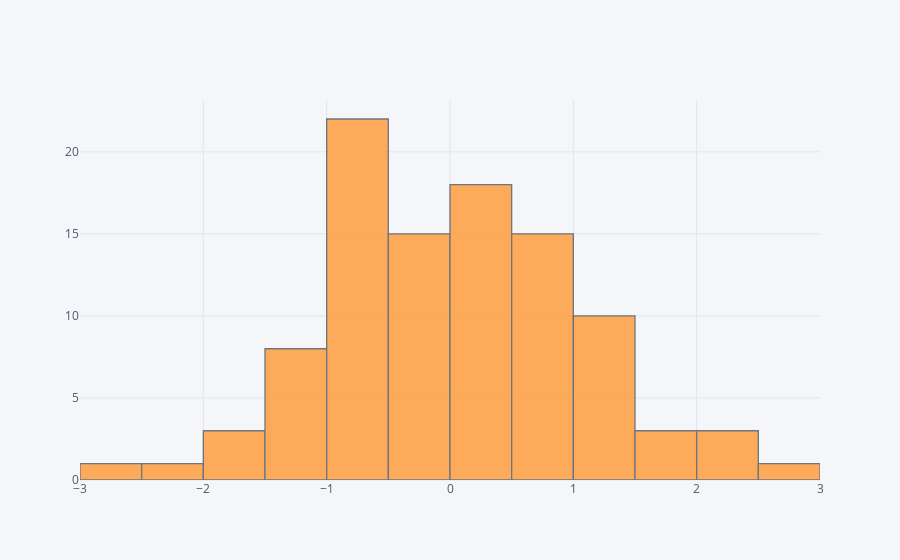

Write notebook code for a chart like this one.
### Markdown cell above
## histogram

### Code cell
df['A'].iplot(kind='hist',bins=25)

### Figure 1 — Plotly figure (JSON) as saved in the notebook; plotly's stock layout.template omitted (floating-point values rounded to 4 significant figures)
{"data": [{"histfunc": "count", "histnorm": "", "marker": {"color": "rgba(255, 153, 51, 1.0)", "line": {"color": "#4D5663", "width": 1.3}}, "name": "A", "nbinsx": 25, "opacity": 0.8, "orientation": "v", "type": "histogram", "x": [0.2421, -0.8373, 0.65, 0.6995, 0.03436, 1.16, -0.1492, -0.2479, -0.5663, -0.5348, 0.5688, -0.4195, -0.6798, -1.381, -0.6627, -0.02359, 2.122, -0.2326, 0.7949, -0.1919, 1.403, -0.706, 1.152, -0.8388, 0.2633, 1.006, 0.6023, 1.48, -0.9404, -0.7248, -0.1643, 1.489, 0.9438, -0.7117, -0.866, -0.1892, 2.036, -0.7317, 0.6412, -0.7434, 0.6085, 0.8468, 0.1538, 0.2546, 1.143, 0.7534, 0.1017, -2.777, 0.2591, 0.4458, -0.1601, 0.3015, -0.02863, -0.1971, 1.895, 0.3319, -1.228, 0.245, 1.359, 0.3141, -0.8933, -0.07279, 0.06522, 2.58, -0.8419, -0.9794, 1.58, 0.5567, -1.115, -1.084, -0.9594, -2.28, -0.04666, -0.9482, 0.0459, 1.304, 0.6519, 1.326, 1.954, -0.8119, 0.8161, 2.019, 0.1325, -0.6346, 0.8774, -1.246, -1.286, -0.1029, 0.4353, -1.631, 0.5917, 0.2824, -0.2412, -1.065, -1.008, -0.7495, 0.2116, -1.506, -0.6037, -1.917]}], "layout": {"barmode": "overlay", "legend": {"bgcolor": "#F5F6F9", "font": {"color": "#4D5663"}}, "paper_bgcolor": "#F5F6F9", "plot_bgcolor": "#F5F6F9", "titlefont": {"color": "#4D5663"}, "xaxis1": {"gridcolor": "#E1E5ED", "showgrid": true, "tickfont": {"color": "#4D5663"}, "title": "", "titlefont": {"color": "#4D5663"}, "zerolinecolor": "#E1E5ED"}, "yaxis1": {"gridcolor": "#E1E5ED", "showgrid": true, "tickfont": {"color": "#4D5663"}, "title": "", "titlefont": {"color": "#4D5663"}, "zerolinecolor": "#E1E5ED"}}}
